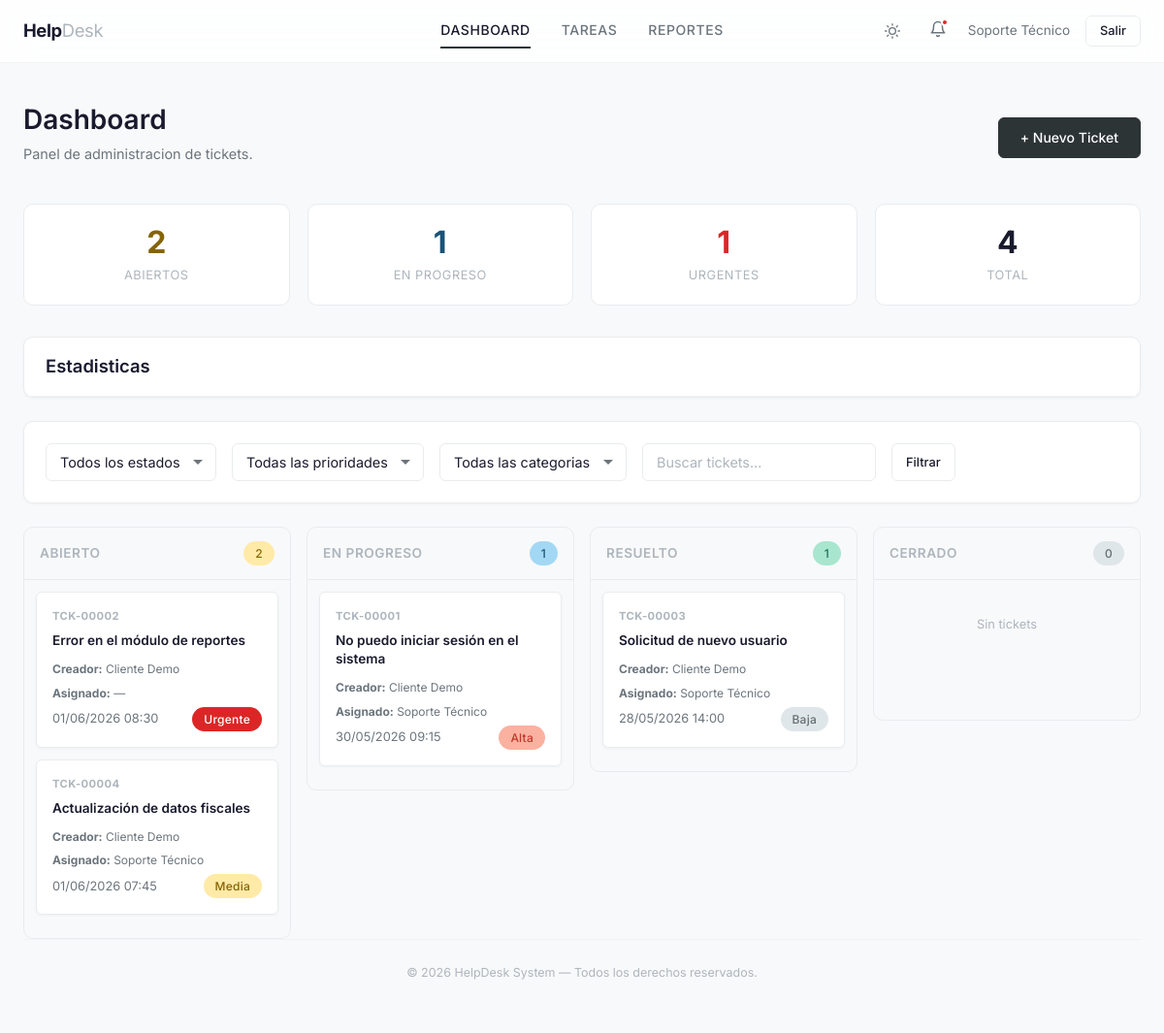
Screenshot of /panel_admin.php (signed in) with the database file from the repository.
### tables this page shows
CREATE TABLE tickets (
    id INT UNSIGNED AUTO_INCREMENT PRIMARY KEY,
    folio VARCHAR(10) NOT NULL UNIQUE,
    titulo VARCHAR(255) NOT NULL,
    descripcion TEXT NOT NULL,
    estado ENUM('abierto', 'en_progreso', 'resuelto', 'cerrado') NOT NULL DEFAULT 'abierto',
    prioridad ENUM('baja', 'media', 'alta', 'urgente') NOT NULL DEFAULT 'media',
    creador_id INT UNSIGNED NOT NULL,
    asignado_id INT UNSIGNED DEFAULT NULL,
    fecha_creacion DATETIME NOT NULL DEFAULT CURRENT_TIMESTAMP,
    fecha_cierre DATETIME DEFAULT NULL,
    categoria_id INT UNSIGNED DEFAULT NULL,
    CONSTRAINT fk_tickets_creador FOREIGN KEY (creador_id) REFERENCES usuarios(id) ON DELETE CASCADE,
    CONSTRAINT fk_tickets_asignado FOREIGN KEY (asignado_id) REFERENCES usuarios(id) ON DELETE SET NULL,
    CONSTRAINT fk_tickets_categoria FOREIGN KEY (categoria_id) REFERENCES categorias(id) ON DELETE SET NULL
);

CREATE TABLE usuarios (
    id INT UNSIGNED AUTO_INCREMENT PRIMARY KEY,
    nombre VARCHAR(100) NOT NULL,
    email VARCHAR(255) NOT NULL UNIQUE,
    password VARCHAR(255) NOT NULL,
    rol ENUM('cliente', 'soporte', 'admin') NOT NULL DEFAULT 'cliente',
    activo TINYINT(1) NOT NULL DEFAULT 1,
    fecha_creacion DATETIME NOT NULL DEFAULT CURRENT_TIMESTAMP
);

### includes/config.php (called while the page is built, shortened)
<?php
function url(string $path = ''): string
{
    $base = rtrim(BASE_URL, '/');
    return $base . '/' . ltrim($path, '/');
}

### includes/auth_check.php (called while the page is built, shortened)
<?php
function generarTokenCSRF(): string
{
    return $_SESSION['csrf_token'];
}

### panel_admin.php (the view, shortened to what this page needs)
<?php
require_once __DIR__ . '/includes/auth_check.php';
$pdo = obtenerConexion();
$stats = [];
try {
    $statsQuery = $pdo->query("
        SELECT
            COUNT(*) AS total,
            SUM(estado = 'abierto') AS abiertos,
            SUM(estado = 'en_progreso') AS en_progreso,
            SUM(estado = 'resuelto') AS resueltos,
            SUM(prioridad = 'urgente') AS urgentes
        FROM tickets
    ");
    $stats = $statsQuery->fetch();
} catch (PDOException $e) {
    error_log('Error obteniendo stats: ' . $e->getMessage());
    $stats = ['total' => 0, 'abiertos' => 0, 'en_progreso' => 0, 'resueltos' => 0, 'urgentes' => 0];
}
$csrf_token = generarTokenCSRF();
$sql = '
    SELECT t.id, t.folio, t.titulo, t.estado, t.prioridad, t.fecha_creacion, t.categoria_id,
           c.nombre AS creador_nombre,
           a.nombre AS asignado_nombre,
           cat.nombre AS categoria_nombre
    FROM tickets t
    JOIN usuarios c ON c.id = t.creador_id
    LEFT JOIN usuarios a ON a.id = t.asignado_id
    LEFT JOIN categorias cat ON cat.id = t.categoria_id
';
$sql .= ' ORDER BY FIELD(t.prioridad, \'urgente\', \'alta\', \'media\', \'baja\'),
                  t.fecha_creacion DESC';
$page = max(1, (int) ($_GET['page'] ?? 1));
$per_page = 50;
$offset = ($page - 1) * $per_page;
$pagedSql = $sql . ' LIMIT :limit OFFSET :offset';
$stmt = $pdo->prepare($pagedSql);
$stmt->bindValue(':limit', $per_page, PDO::PARAM_INT);
$stmt->bindValue(':offset', $offset, PDO::PARAM_INT);
$stmt->execute();
$tickets = $stmt->fetchAll();
$tickets_por_estado = ['abierto' => [], 'en_progreso' => [], 'resuelto' => [], 'cerrado' => []];
foreach ($tickets as $t) {
    $tickets_por_estado[$t['estado']][] = $t;
}
?>
<?php require_once __DIR__ . '/includes/header.php'; ?>
<div class="page-header flex-between">
    <div>
        <h1>Dashboard</h1>
        <p>Panel de administracion de tickets.</p>
    </div>
    <a href="<?= url('crear_ticket.php') ?>" class="btn btn-primary">+ Nuevo Ticket</a>
</div>
<div class="stats-grid">
    <div class="stat-card stat-open">
        <div class="stat-number"><?= (int) ($stats['abiertos'] ?? 0) ?></div>
        <div class="stat-label">Abiertos</div>
    </div>
    <div class="stat-card stat-progress">
        <div class="stat-number"><?= (int) ($stats['en_progreso'] ?? 0) ?></div>
        <div class="stat-label">En Progreso</div>
    </div>
    <div class="stat-card stat-urgent">
        <div class="stat-number"><?= (int) ($stats['urgentes'] ?? 0) ?></div>
        <div class="stat-label">Urgentes</div>
    </div>
    <div class="stat-card">
        <div class="stat-number"><?= (int) ($stats['total'] ?? 0) ?></div>
        <div class="stat-label">Total</div>
    </div>
</div>
<details class="card mb-6">
    <summary class="card-header" style="cursor:pointer;user-select:none"><h3>Estadisticas</h3></summary>
</details>
<div class="card mb-6">
    <div class="card-body">
        <form method="get" action="" class="flex flex-between gap-4" style="flex-wrap:wrap">
            <div class="flex gap-4" style="flex-wrap:wrap">
                <div class="form-group" style="margin-bottom:0;min-width:160px">
                    <select name="estado" class="form-control">
                        <option value="">Todos los estados</option>
                    </select>
                </div>
                <div class="form-group" style="margin-bottom:0;min-width:160px">
                    <select name="prioridad" class="form-control">
                        <option value="">Todas las prioridades</option>
                    </select>
                </div>
                <div class="form-group" style="margin-bottom:0;min-width:160px">
                    <select name="categoria_id" class="form-control">
                        <option value="">Todas las categorias</option>
                    </select>
                </div>
                <div class="form-group" style="margin-bottom:0;min-width:180px">
                    <input type="text" id="buscadorTickets" class="form-control" placeholder="Buscar tickets..." autocomplete="off">
                </div>
                <button type="submit" class="btn btn-outline btn-sm">Filtrar</button>
            </div>
        </form>
    </div>
</div>
<?php
$estados_config = [
    'abierto'     => ['label' => 'Abierto',     'badge' => 'badge-abierto'],
    'en_progreso' => ['label' => 'En Progreso', 'badge' => 'badge-en_progreso'],
    'resuelto'    => ['label' => 'Resuelto',    'badge' => 'badge-resuelto'],
    'cerrado'     => ['label' => 'Cerrado',     'badge' => 'badge-cerrado'],
];
?>
<div class="kanban-board" id="kanbanBoard" data-csrf-token="<?= htmlspecialchars($csrf_token) ?>" data-user-rol="<?= htmlspecialchars($_SESSION['rol']) ?>" style="display:none">
    <?php foreach ($estados_config as $estado_key => $cfg): ?>
        <div class="kanban-column" data-estado="<?= $estado_key ?>">
            <div class="kanban-column-header">
                <span><?= $cfg['label'] ?></span>
                <span class="badge <?= $cfg['badge'] ?>"><?= count($tickets_por_estado[$estado_key]) ?></span>
            </div>
            <div class="kanban-column-body sortable-container" data-estado="<?= $estado_key ?>">
                <?php if (count($tickets_por_estado[$estado_key]) === 0): ?>
                    <p class="text-muted text-small" style="text-align:center;padding:24px 0">Sin tickets</p>
                <?php else: ?>
                    <?php foreach ($tickets_por_estado[$estado_key] as $ticket): ?>
                        <div class="kanban-card" data-ticket-id="<?= (int) $ticket['id'] ?>">
                            <div class="kanban-card-folio"><?= htmlspecialchars($ticket['folio']) ?></div>
                            <div class="kanban-card-title">
                                <a href="<?= url('ver_ticket.php?id=' . (int) $ticket['id']) ?>" style="color:inherit;text-decoration:none">
                                    <?= htmlspecialchars($ticket['titulo']) ?>
                                </a>
                            </div>
                            <div class="kanban-card-meta">
                                <span><strong>Creador:</strong> <?= htmlspecialchars($ticket['creador_nombre']) ?></span>
                                <span><strong>Asignado:</strong> <?= htmlspecialchars($ticket['asignado_nombre'] ?? '—') ?></span>
                                <span class="flex-between">
                                    <span class="text-small"><?= htmlspecialchars(date('d/m/Y H:i', strtotime($ticket['fecha_creacion']))) ?></span>
                                    <span class="badge badge-<?= htmlspecialchars($ticket['prioridad']) ?>"><?= htmlspecialchars(ucfirst($ticket['prioridad'])) ?></span>
                                </span>
                            </div>
                        </div>
                    <?php endforeach; ?>
                <?php endif; ?>
            </div>
        </div>
    <?php endforeach; ?>
</div>
<?php require_once __DIR__ . '/includes/footer.php'; ?>

### rows the page displays
tickets: folio "TCK-00002", titulo "Error en el módulo de reportes", creador.nombre "Cliente Demo", asignado_nombre "—", fecha_creacion "01/06/2026 08:30", prioridad "Urgente"
tickets: folio "TCK-00004", titulo "Actualización de datos fiscales", creador.nombre "Cliente Demo", asignado.nombre "Soporte Técnico", fecha_creacion "01/06/2026 07:45", prioridad "Media"
tickets: folio "TCK-00001", titulo "No puedo iniciar sesión en el sistema", creador.nombre "Cliente Demo", asignado.nombre "Soporte Técnico", fecha_creacion "30/05/2026 09:15", prioridad "Alta"
tickets: folio "TCK-00003", titulo "Solicitud de nuevo usuario", creador.nombre "Cliente Demo", asignado.nombre "Soporte Técnico", fecha_creacion "28/05/2026 14:00", prioridad "Baja"

### other values shown
$_SESSION['nombre'] "Soporte Técnico"
$stats['abiertos'] "2"
$stats['en_progreso'] "1"
$stats['urgentes'] "1"
$stats['total'] "4"
$cfg['label'] "ABIERTO"
count($tickets_por_estado[$estado_key]) "2"
$cfg['label'] "EN PROGRESO"
count($tickets_por_estado[$estado_key]) "1"
$cfg['label'] "RESUELTO"
$cfg['label'] "CERRADO"
count($tickets_por_estado[$estado_key]) "0"
